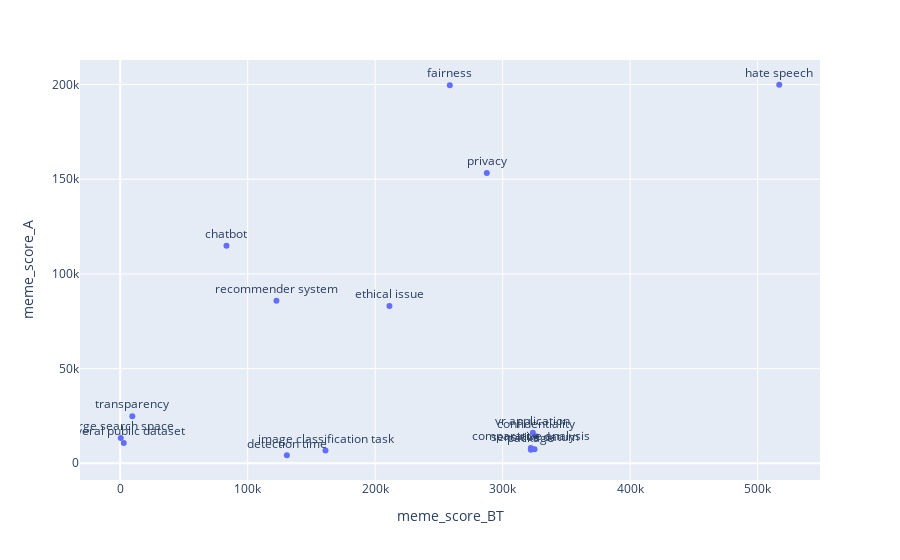

Notebook code for this chart:
### Code cell
fig = px.scatter(chosen_clusters, x="meme_score_BT", y="meme_score_A", text="most_common")
fig.update_traces(textposition='top center')
fig.show()

### Figure 1 — Plotly figure (JSON) as saved in the notebook; plotly's stock layout.template omitted (floating-point values rounded to 4 significant figures)
{"data": [{"hovertemplate": "meme_score_BT=%{x}<br>meme_score_A=%{y}<br>most_common=%{text}<extra></extra>", "legendgroup": "", "marker": {"color": "#636efa", "symbol": "circle"}, "mode": "markers+text", "name": "", "orientation": "v", "showlegend": false, "text": ["large search space", "sensitive datum", "transparency", "ethical issue", "fairness", "vr application", "privacy", "several public dataset", "package", "chatbot", "confidentiality", "hate speech", "detection time", "recommender system", "image classification task", "comparative analysis"], "x": [405.3, 325000.0, 9486.0, 211200.0, 258500.0, 323700.0, 287600.0, 2759.0, 322100.0, 83350.0, 326200.0, 517000.0, 130700.0, 122500.0, 161000.0, 322100.0], "xaxis": "x", "y": [13350.0, 7473.0, 24900.0, 83080.0, 199600.0, 16190.0, 153200.0, 10670.0, 7213.0, 114800.0, 14290.0, 199900.0, 4244.0, 85880.0, 6805.0, 8122.0], "yaxis": "y", "type": "scatter", "textposition": "top center"}], "layout": {"xaxis": {"anchor": "y", "domain": [0.0, 1.0], "title": {"text": "meme_score_BT"}}, "yaxis": {"anchor": "x", "domain": [0.0, 1.0], "title": {"text": "meme_score_A"}}, "legend": {"tracegroupgap": 0}, "margin": {"t": 60}}}
